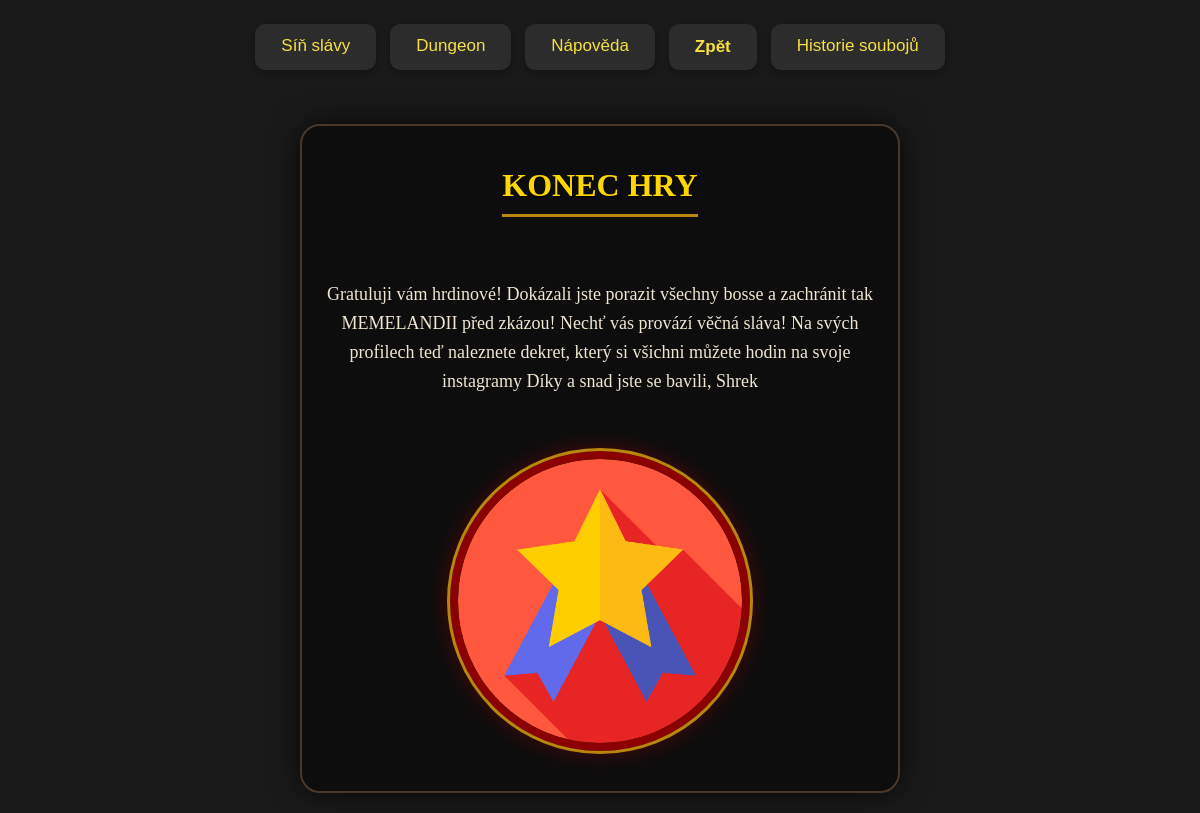
Page /fightapp/ on the earlier database version.
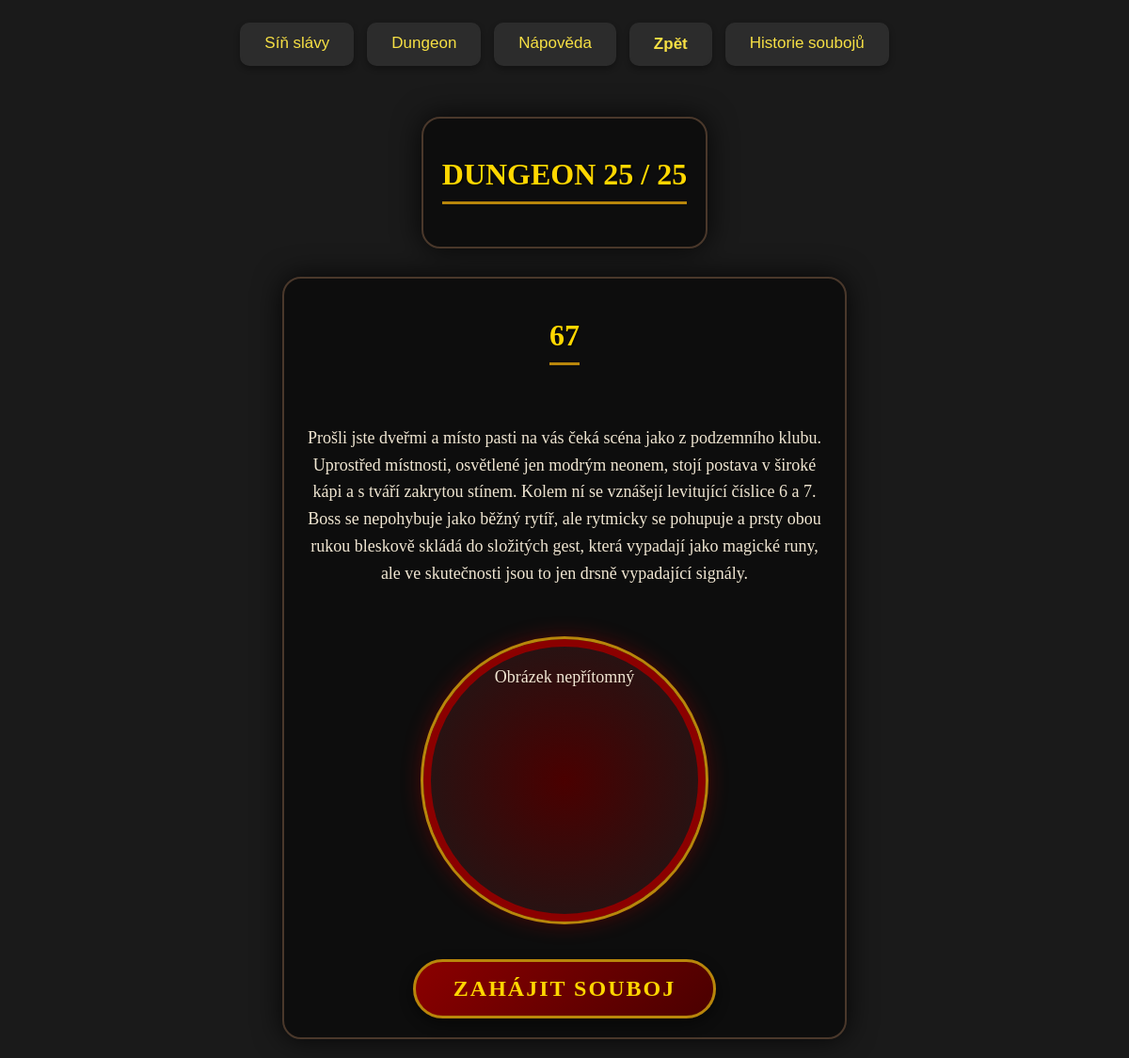
Same page on the later database version.
### fightapp/models.py (models this page shows, shortened)
class boss(models.Model):
    name = models.CharField(max_length=100)
    patro = models.IntegerField(default=1)
    description = models.TextField(blank=True)
    boss_img = models.ImageField(upload_to='boss_images/', blank=True, null=True)
    defeated = models.BooleanField(default=False)
    lvl = models.IntegerField(default=1)
    dmg = models.IntegerField(default=1, validators=[MinValueValidator(1)])
    armor = models.IntegerField(default=1)
    hp = models.IntegerField(default=10)
    critic_chance = models.FloatField(default=1, blank=True, null=True, validators=[MinValueValidator(0), MaxValueValidator(50)])  # šance na kritický zásah
    dodge_chance = models.FloatField(default=1, blank=True, null=True, validators=[MinValueValidator(0), MaxValueValidator(50)])  # šance na vyšší obranu
    reward_xp = models.IntegerField(default=10)

### fightapp/views.py (the view)
# urls.py: path('', views.dungeon, name='dungeon'),
def dungeon(request):
    all_boss = boss.objects.all()
    actual_boss = all_boss.filter(defeated=False).first()
    actual_boss_img = boss_names_descriptions.objects.get(patro=actual_boss.patro).boss_img
    energy_request = player.objects.filter(active=True)
    for p in energy_request:
        p.energy_update(0)  # Aktualizace energie bez odečtení
    low_energy_players = energy_request.filter(energie__lt=30)
    start_status = False
    actual_patro = actual_boss.patro
    for p in energy_request:
        if p.energie < 30:
            start_status = False
            break
        else:
            start_status = True
    return render(request, 'fightapp/dungeon.html', context={
        "actual_boss_img": actual_boss_img,
        "actual_boss": actual_boss,
        "all_boss": all_boss,
        "start_status": start_status,
        "low_energy_players": low_energy_players,
        "actual_patro": actual_patro,
    })

### game/models.py (called while the page is built)
    def energy_change(self):
        if self.energie <= 200:
            time_now = timezone.now()
            time_diff = time_now - self.last_energy_update
            minutes_passed = round(time_diff.total_seconds() // 60)
            energy_to_add = int(round(minutes_passed * 5))
            if self.energie + energy_to_add >= 200:
                self.energie = 200
            elif self.energie + energy_to_add <= 0:
                self.energie = 0
            else:
                self.energie += energy_to_add
            self.last_energy_update = time_now
            self.save()
        else:
            self.energie = 200
            self.save()

    def energy_update(self, energy_cost: int) -> None:
        self.energie -= energy_cost
        self.save()
        self.energy_change()

### fightapp/templates/fightapp/dungeon.html (shortened to what this page needs)
{% extends "base.html" %}
{% load static %}
{% block styly %}
    <link rel="stylesheet" href="{% static 'fightapp/dungeon.css' %}">
{% endblock styly %}
{% block content %}
{% if actual_patro < 26 %}
    <div class="dungeon-container">
        <h1>Dungeon {{ actual_boss.patro }} / 25</h1>
    </div>
{% endif %}
    <div class="dungeon-container">
        <h1>{{ actual_boss.name }}</h1>
        <p>{{ actual_boss.description }}</p>
        <div class="boss-image-container">
            {% if actual_boss_img %}
            <img src="{{ actual_boss_img.url }}" alt="boss_image">
            {% else %}
            <p>Obrázek nepřítomný</p>
            {% endif %}
    </div>
{% if actual_patro < 26 %}
    {% if start_status == True %}
        <form action="{% url 'fight' %}" method="post">
            <button type="submit" class="btn-fight">
                ZAHÁJIT SOUBOJ
            </button>
        </form>
    {% endif %}
</div>
{% endif %}
{% endblock content %}

Differences in the rows shown:
removed boss: name "KONEC HRY", description "Gratuluji vám hrdinové! Dokázali jste porazit všechny bosse a zachránit tak MEMELANDII před zkázou! Nechť vás provází věčná sláva! Na svých profilech teď naleznete dekret, který si všichni můžete hodin na svoje instagramy Díky a snad jste se bavili, Shrek"
added boss: patro "25", name "67", description "Prošli jste dveřmi a místo pasti na vás čeká scéna jako z podzemního klubu. Uprostřed místnosti, osvětlené jen modrým neonem, stojí postava v široké kápi a s tváří zakrytou stínem. Kolem ní se vznášejí levitující číslice 6 a 7. Boss se nepohybuje jako běžný rytíř, ale rytmicky se pohupuje a prsty obou rukou bleskově skládá do složitých gest, která vypadají jako magické runy, ale ve skutečnosti jsou to jen drsně vypadající signály."
Other differences:
text now shown: "DUNGEON / 25 Obrázek nepřítomný ZAHÁJIT SOUBOJ"
